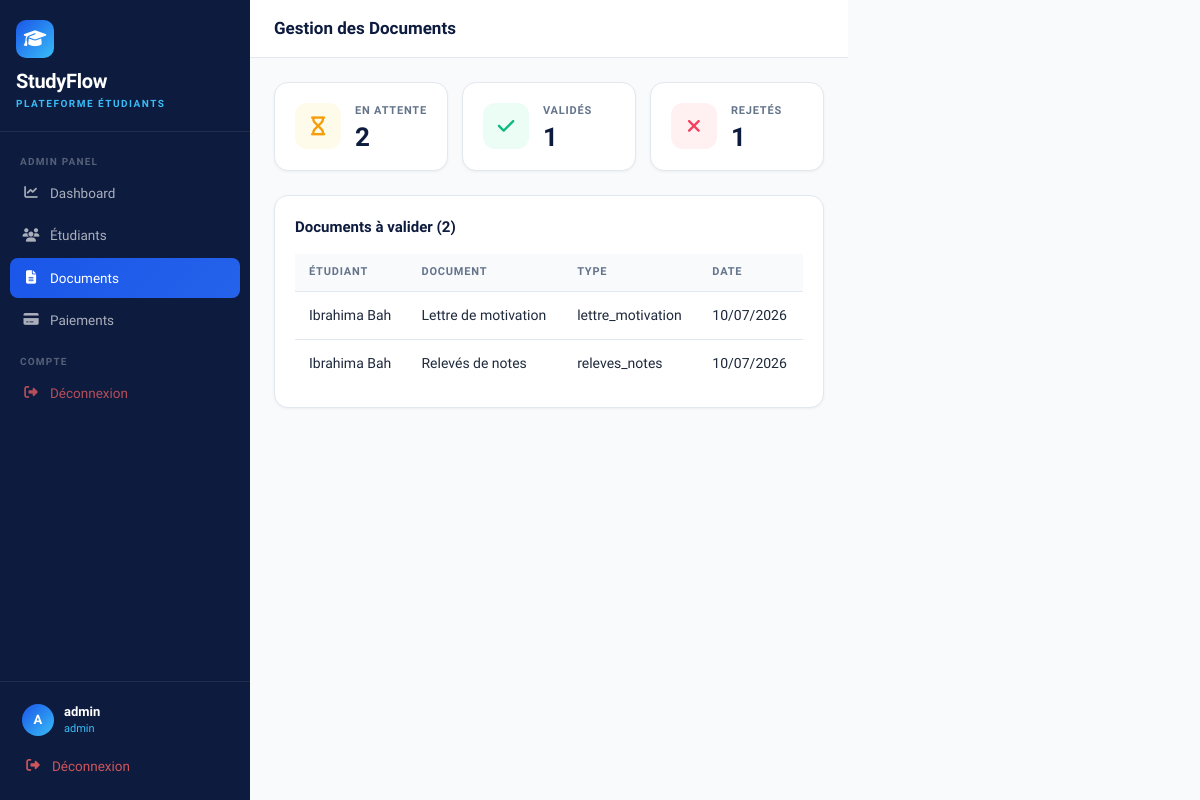
Screenshot of /admin/documents (signed in) with the database file from the repository.
### models/user.py (models this page shows, shortened)
class User(UserMixin, db.Model):
    __tablename__ = 'users'
    id = db.Column(db.Integer, primary_key=True)
    email = db.Column(db.String(120), unique=True, nullable=False)
    password_hash = db.Column(db.String(256))
    role = db.Column(db.String(20), default='student')
    is_active = db.Column(db.Boolean, default=True)
    reset_token = db.Column(db.String(100), nullable=True)
    reset_token_expiry = db.Column(db.DateTime, nullable=True)
    created_at = db.Column(db.DateTime, default=datetime.utcnow)
    student_profile = db.relationship('StudentProfile', backref='user', uselist=False, foreign_keys='StudentProfile.user_id')

class Document(db.Model):
    __tablename__ = 'documents'
    id = db.Column(db.Integer, primary_key=True)
    student_id = db.Column(db.Integer, db.ForeignKey('student_profiles.id'), nullable=False)
    name = db.Column(db.String(200))
    doc_type = db.Column(db.String(50))
    file_url = db.Column(db.String(300))
    file_name = db.Column(db.String(200))
    file_size = db.Column(db.Integer)
    status = db.Column(db.String(20), default='en_attente')
    rejection_reason = db.Column(db.Text)
    uploaded_at = db.Column(db.DateTime, default=datetime.utcnow)

class StudentProfile(db.Model):
    __tablename__ = 'student_profiles'
    id = db.Column(db.Integer, primary_key=True)
    user_id = db.Column(db.Integer, db.ForeignKey('users.id'), nullable=False)
    assigned_agent_id = db.Column(db.Integer, db.ForeignKey('users.id'), nullable=True)
    first_name = db.Column(db.String(80))
    last_name = db.Column(db.String(80))
    phone = db.Column(db.String(20))
    nationality = db.Column(db.String(50))
    passport_number = db.Column(db.String(30))
    destination_country = db.Column(db.String(50))
    program = db.Column(db.String(200))
    program_level = db.Column(db.String(20), default='Licence')  # Licence, Master
    university = db.Column(db.String(200))
    status = db.Column(db.String(30), default='nouveau')
    status_updated_at = db.Column(db.DateTime, default=datetime.utcnow)
    created_at = db.Column(db.DateTime, default=datetime.utcnow)
    documents = db.relationship('Document', backref='student', lazy=True)
    assigned_agent = db.relationship('User', foreign_keys=[assigned_agent_id])
    payments = db.relationship('Payment', backref='student', lazy=True)
    @property
    def full_name(self):
        return f"{self.first_name or ''} {self.last_name or ''}".strip()

### routes/admin.py (the view)
@admin_bp.route('/documents')
@login_required
@admin_required
def documents():
    all_docs = Document.query.order_by(Document.uploaded_at.desc()).all()
    pending = [d for d in all_docs if d.status == 'en_attente']
    validated = [d for d in all_docs if d.status == 'validé']
    rejected = [d for d in all_docs if d.status == 'rejeté']
    return render_template('admin/documents.html',
        all_docs=all_docs,
        pending=pending,
        validated=validated,
        rejected=rejected
    )

### routes/admin.py (called while the page is built)
def admin_required(f):
    @wraps(f)
    def decorated(*args, **kwargs):
        if not current_user.is_authenticated or current_user.role != 'admin':
            flash('Accès refusé. Vous n\'êtes pas administrateur.', 'danger')
            return redirect(url_for('auth.login'))
        return f(*args, **kwargs)
    return decorated

### templates/admin/documents.html (shortened to what this page needs)
{% extends "base.html" %}
{% block sidebar_nav %}
<div class="nav-label">Admin Panel</div>
<a href="{{ url_for('admin.dashboard') }}" class="sidebar-link">
  <i class="fas fa-chart-line"></i> Dashboard
</a>
<a href="{{ url_for('admin.students') }}" class="sidebar-link">
  <i class="fas fa-users"></i> Étudiants
</a>
<a href="{{ url_for('admin.documents') }}" class="sidebar-link active">
  <i class="fas fa-file-alt"></i> Documents
</a>
<a href="{{ url_for('admin.payments') }}" class="sidebar-link">
  <i class="fas fa-credit-card"></i> Paiements
</a>
<div class="nav-label">Compte</div>
<a href="{{ url_for('auth.logout') }}" class="sidebar-link" style="color:rgba(255,100,100,.7);">
  <i class="fas fa-sign-out-alt"></i> Déconnexion
</a>
{% endblock %}
{% block page_title %}Gestion des Documents{% endblock %}
{% block content %}
<div style="display:grid;grid-template-columns:repeat(3,1fr);gap:14px;margin-bottom:24px;">
  <div class="stat-card">
    <div class="stat-icon" style="background:#FFFBEB;"><i class="fas fa-hourglass" style="color:#F59E0B;"></i></div>
    <div>
      <div class="stat-label">En attente</div>
      <div class="stat-value">{{ pending|length }}</div>
    </div>
  </div>
  <div class="stat-card">
    <div class="stat-icon" style="background:#ECFDF5;"><i class="fas fa-check" style="color:#10B981;"></i></div>
    <div>
      <div class="stat-label">Validés</div>
      <div class="stat-value">{{ validated|length }}</div>
    </div>
  </div>
  <div class="stat-card">
    <div class="stat-icon" style="background:#FFF1F2;"><i class="fas fa-times" style="color:#F43F5E;"></i></div>
    <div>
      <div class="stat-label">Rejetés</div>
      <div class="stat-value">{{ rejected|length }}</div>
    </div>
  </div>
</div>
<div class="sf-card">
  <div style="font-size:15px;font-weight:700;color:#0D1B3E;margin-bottom:16px;">Documents à valider ({{ pending|length }})</div>
  <table class="sf-table">
    <thead>
      <tr>
        <th>Étudiant</th>
        <th>Document</th>
        <th>Type</th>
        <th>Date</th>
      </tr>
    </thead>
    <tbody>
      {% for doc in pending %}
      <tr>
        <td>{{ doc.student.full_name }}</td>
        <td>{{ doc.name }}</td>
        <td>{{ doc.doc_type }}</td>
        <td>{{ doc.uploaded_at.strftime('%d/%m/%Y') }}</td>
      </tr>
      {% endfor %}
    </tbody>
  </table>
</div>
{% endblock %}

### templates/base.html (shortened to what this page needs)
<!DOCTYPE html>
<html lang="fr">
<head>
  <link href="https://cdn.jsdelivr.net/npm/bootstrap@5.3.2/dist/css/bootstrap.min.css" rel="stylesheet">
  <link href="https://cdnjs.cloudflare.com/ajax/libs/font-awesome/6.5.0/css/all.min.css" rel="stylesheet">
</head>
<body>
{% block body %}
<div style="display:flex">
  <nav class="sidebar">
    <div class="sidebar-logo">
      <div class="logo-icon"><i class="fas fa-graduation-cap"></i></div>
      <div class="brand-name">StudyFlow</div>
      <div class="brand-sub">Plateforme Étudiants</div>
    </div>
    <div class="sidebar-nav">
      {% block sidebar_nav %}{% endblock %}
    </div>
    <div class="sidebar-footer">
      <div class="sidebar-user">
        <div class="s-avatar">{{ current_user.email[0].upper() }}</div>
        <div>
          <div class="s-name">{{ current_user.email.split('@')[0] }}</div>
          <div class="s-role">{{ current_user.role }}</div>
        </div>
      </div>
      <a href="{{ url_for('auth.logout') }}" class="sidebar-link" style="color:rgba(255,100,100,.8)">
        <i class="fas fa-sign-out-alt"></i> Déconnexion
      </a>
    </div>
  </nav>
  <div class="main-wrap">
    <header class="topbar">
      <div class="topbar-title">{% block page_title %}{% endblock %}</div>
    </header>
    <main class="page-content">
      {% block content %}{% endblock %}
    </main>
  </div>
</div>
{% endblock %}
</body>
</html>

### templates/base.html (style rules this page uses)
:root { --navy: #0D1B3E; --blue: #1A56E8; --sky: #38BDF8; --green: #10B981; --amber: #F59E0B; --rose: #F43F5E; --slate: #64748B; --light: #F8FAFC; --border: #E2E8F0; --sidebar-w: 250px; }
* { box-sizing: border-box; margin: 0; padding: 0; }
body { font-family: 'Plus Jakarta Sans', sans-serif; background: var(--light); color: #1E293B; font-size: 14px; }
.sidebar { position: fixed; top: 0; left: 0; bottom: 0; width: var(--sidebar-w); background: var(--navy); display: flex; flex-direction: column; z-index: 1000; }
.sidebar-logo { padding: 20px 16px; border-bottom: 1px solid rgba(255,255,255,.08); }
.logo-icon { width: 38px; height: 38px; background: linear-gradient(135deg, var(--blue), var(--sky)); border-radius: 10px; display: flex; align-items: center; justify-content: center; font-size: 18px; color: #fff; margin-bottom: 8px; }
.brand-name { font-size: 20px; font-weight: 800; color: #fff; letter-spacing: -.3px; }
.brand-sub { font-size: 10px; color: var(--sky); text-transform: uppercase; letter-spacing: 1.5px; font-weight: 600; }
.sidebar-nav { flex: 1; padding: 10px; overflow-y: auto; }
.nav-label { font-size: 10px; font-weight: 700; letter-spacing: 1.2px; text-transform: uppercase; color: rgba(255,255,255,.3); padding: 12px 10px 4px; }
.sidebar-link { display: flex; align-items: center; gap: 10px; padding: 10px 12px; border-radius: 8px; color: rgba(255,255,255,.65); text-decoration: none; font-weight: 500; font-size: 13.5px; margin-bottom: 2px; transition: all .15s; }
.sidebar-link.active { background: linear-gradient(135deg, var(--blue), #2563EB); color: #fff; }
.sidebar-link i { width: 18px; text-align: center; }
.sidebar-footer { padding: 12px; border-top: 1px solid rgba(255,255,255,.08); }
.sidebar-user { display: flex; align-items: center; gap: 10px; padding: 8px 10px; }
.s-avatar { width: 32px; height: 32px; border-radius: 50%; background: linear-gradient(135deg, var(--blue), var(--sky)); display: flex; align-items: center; justify-content: center; color: #fff; font-weight: 700; font-size: 13px; }
.s-name { color: #fff; font-weight: 600; font-size: 13px; }
.s-role { color: var(--sky); font-size: 11px; }
.main-wrap { margin-left: var(--sidebar-w); min-height: 100vh; }
.topbar { background: #fff; border-bottom: 1px solid var(--border); padding: 0 24px; height: 58px; display: flex; align-items: center; justify-content: space-between; position: sticky; top: 0; z-index: 100; }
.topbar-title { font-size: 17px; font-weight: 700; color: var(--navy); }
.page-content { padding: 24px; }
.sf-card { background: #fff; border: 1px solid var(--border); border-radius: 14px; padding: 20px; box-shadow: 0 1px 3px rgba(0,0,0,.05); }
.stat-card { background: #fff; border: 1px solid var(--border); border-radius: 14px; padding: 20px; display: flex; align-items: flex-start; gap: 14px; box-shadow: 0 1px 3px rgba(0,0,0,.05); }
.stat-icon { width: 46px; height: 46px; border-radius: 12px; display: flex; align-items: center; justify-content: center; font-size: 19px; flex-shrink: 0; }
.stat-label { font-size: 11px; font-weight: 700; text-transform: uppercase; letter-spacing: .8px; color: var(--slate); margin-bottom: 4px; }
.stat-value { font-size: 26px; font-weight: 800; color: var(--navy); line-height: 1; }
.sf-table { width: 100%; border-collapse: collapse; }
.sf-table thead th { font-size: 11px; font-weight: 700; text-transform: uppercase; letter-spacing: .8px; color: var(--slate); padding: 10px 14px; background: var(--light); border-bottom: 1px solid var(--border); }
.sf-table tbody td { padding: 13px 14px; border-bottom: 1px solid var(--border); vertical-align: middle; }
.sf-table tbody tr:last-child td { border-bottom: none; }

### rows the page displays
User: email "A", email "admin", role "admin"
Document: student.full_name "Ibrahima Bah", name "Lettre de motivation", doc_type "lettre_motivation", uploaded_at "10/07/2026"
Document: student.full_name "Ibrahima Bah", name "Relevés de notes", doc_type "releves_notes", uploaded_at "10/07/2026"

### other values shown
{{ pending|length }} "2"
{{ validated|length }} "1"
{{ rejected|length }} "1"
